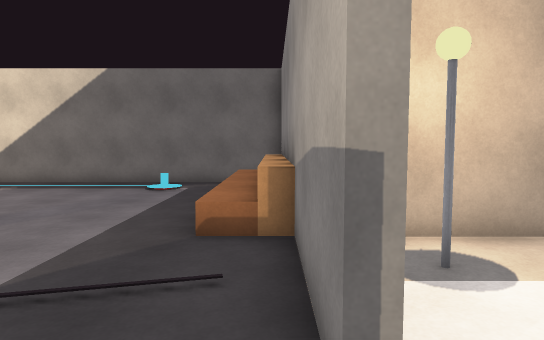
[1] (above)

16 first-person views from a walk through a 3-D level made in the Unity game engine. The camera is 1.4 m above the floor, tilts 4° down and sees 75° across. The floor is counted in squares, 1 m on a side. Each view is taken from the middle of a square. On the plan, view 1 faces up. The plan holds only what a view shows up to about 15 squares ahead; the rest is blank. The place goes on beyond the plan. The player character is not drawn.

[2]
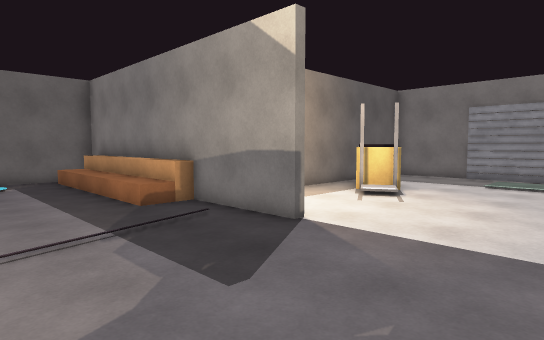

[3]
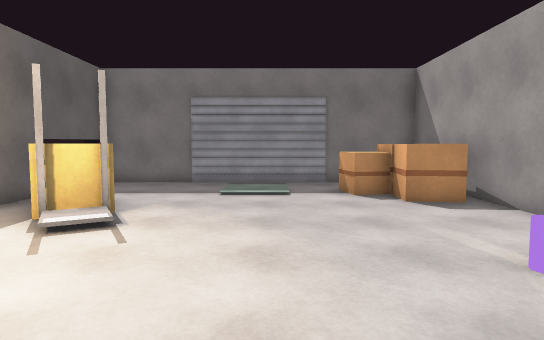

[4]
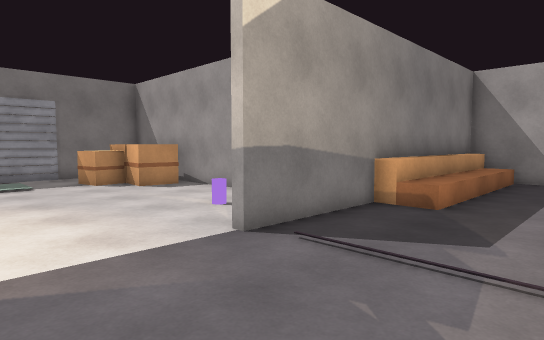

[5]
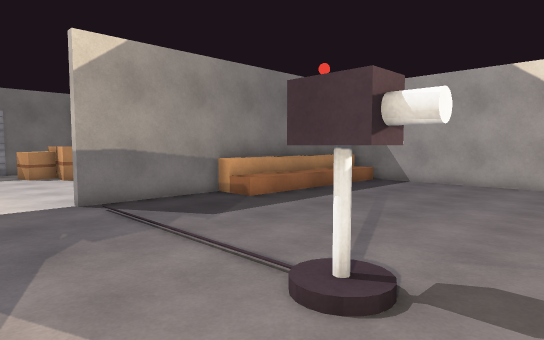

[6]
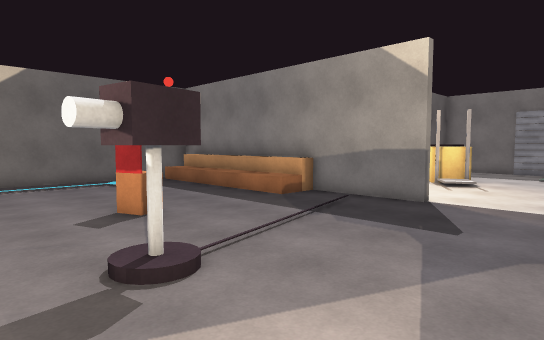

[7]
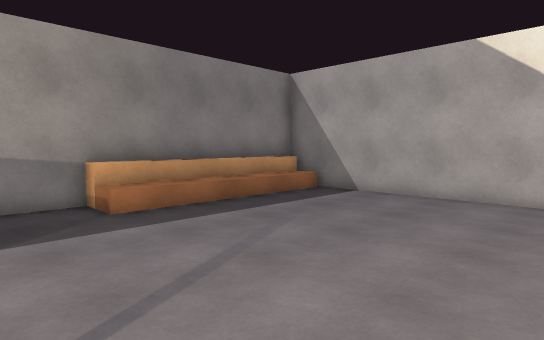

[8]
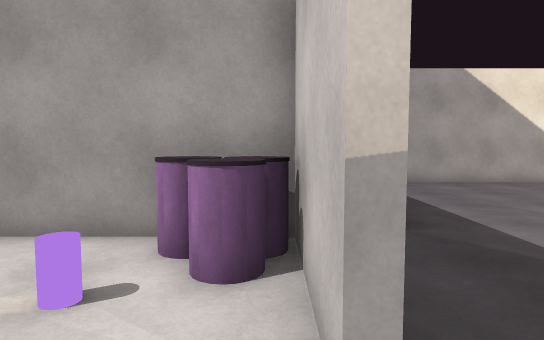

[9]
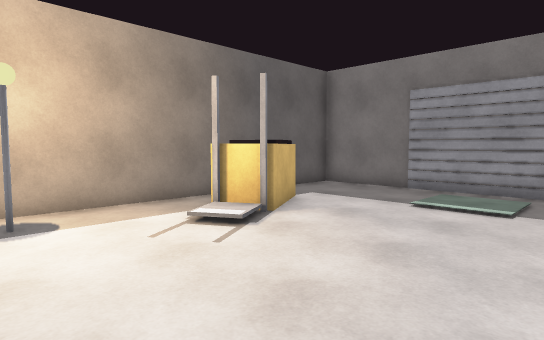

[10]
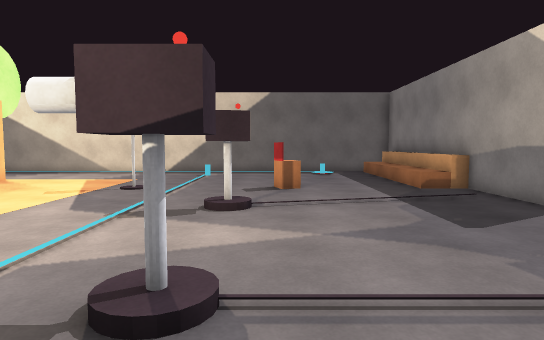

[11]
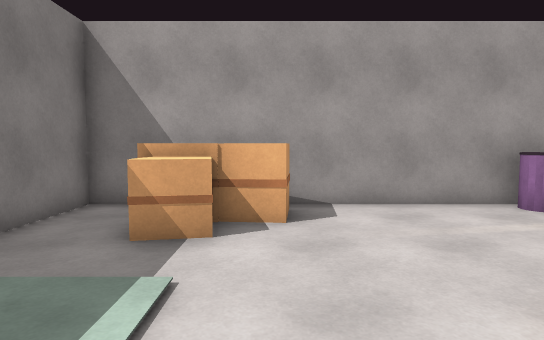

[12]
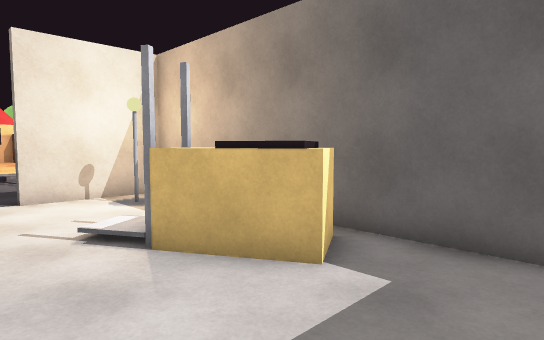

[13]
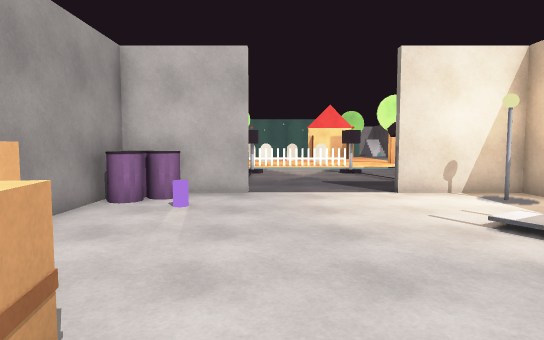

[14]
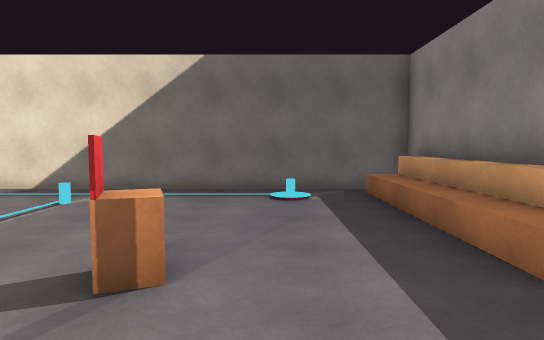

[15]
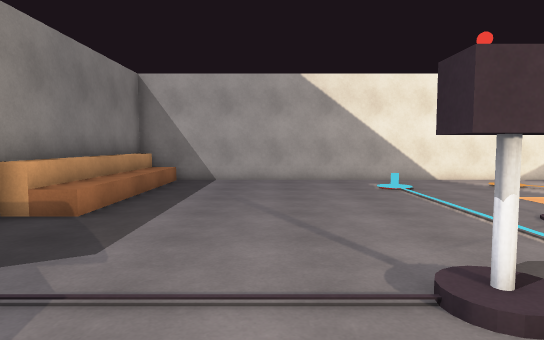

[16]
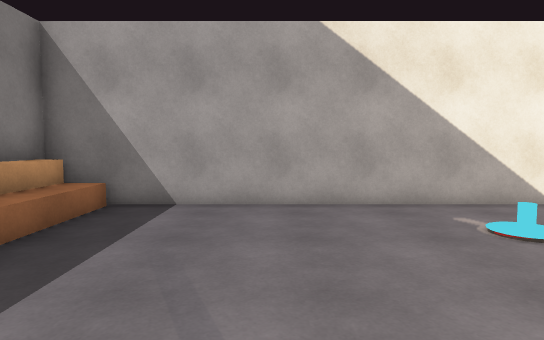

### Floor plan
Key: @ floor where view 1 was taken; # wall or solid block; . floor; / step, stairs or slope; O other object.
Columns run from 9 left of view 1 to 12 right of it. Each row starts with its distance up from view 1.
 13 ##########
 12 ......../##
 11 ........//#
 10 ........//#
  9 ........//#
  8 ........//#
  7 ........//#
  6 ...OO...//#
  5 ...O.....#############
  4 .........#.O...OOO...#
  3 .........#..../OOO...#
  2 ..O......#....//.....#
  1 .....................#
  0 .........@...........#
 -1 .....................#
 -2 .....................#
 -3 ..O......#.........O.#
 -4 .........#..O.....OO.#
 -5 .........#OO.....OOO.#
 -6 ..........OO....#OOO.#
 -7 ........//#######   ##
 -8 ........//#
 -9 ........//#
-10 ........//#
-11 ........//#
-12 ........//#
-13 ........//#
-14 ........###
-15 #########

Where each view was taken, in squares from view 1:
view 1: 0 up, 0 right, facing up
view 2: 3 down, 5 left, facing up-right
view 3: 1 down, 1 left, facing right
view 4: 1 up, 4 left, facing down-right
view 5: 0 up, 9 left, facing down-right
view 6: 2 down, 9 left, facing up-right
view 7: 4 down, 9 left, facing down-right
view 8: 1 down, 1 right, facing down
view 9: 3 down, 1 right, facing up-right
view 10: 6 down, 6 left, facing up
view 11: 2 up, 8 right, facing down
view 12: 0 up, 11 right, facing up-left
view 13: 2 down, 11 right, facing left
view 14: 2 up, 4 left, facing up
view 15: 0 up, 5 left, facing down
view 16: 6 down, 5 left, facing down
